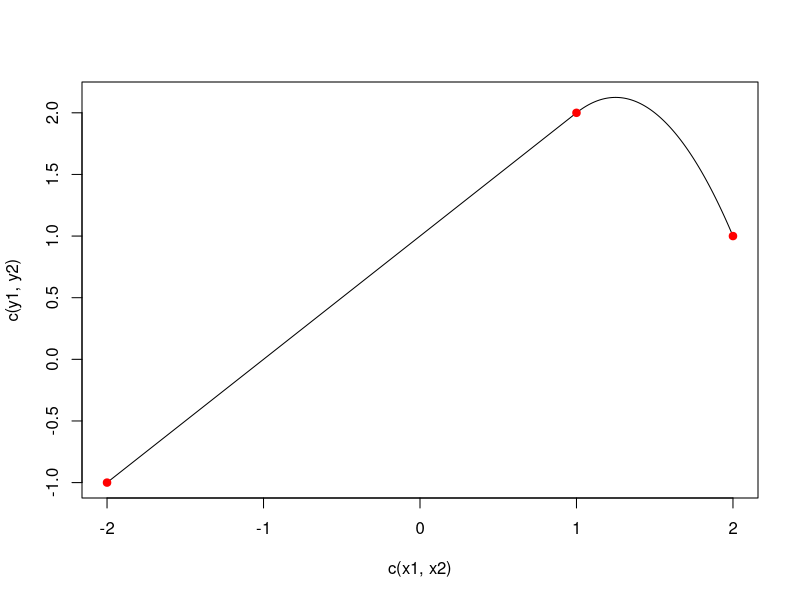
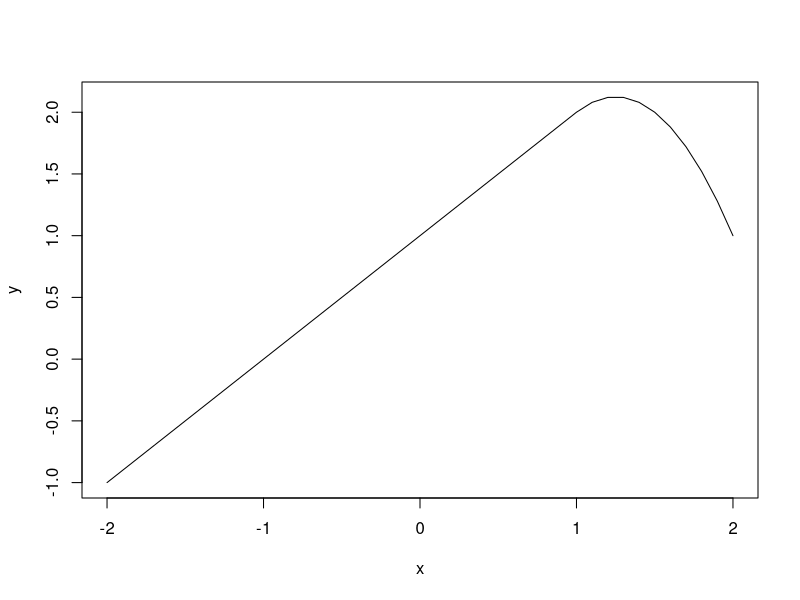

These figures' R source, in order:
## ---- chunk 1
x1 <- seq(-2, 1, by = 0.01)
x2 <- seq(1.01, 2, by = 0.01)
y1 <- 1 + x1
y2 <- 1 + x2 - 2 * (x2 -1) ^ 2
plot(c(x1, x2), c(y1, y2), type = 'l')
points(-2, -1, col = 'red', pch = 19)
points(1, 2, col = 'red', pch = 19)
points(2, 1, col = 'red', pch = 19)
## ---- chunk 2
x <- seq(-2, 2, by = 0.1)
y <- 1 + x - 2 * (x - 1) ^ 2 * I(x > 1)
plot(x, y, type = 'l')
